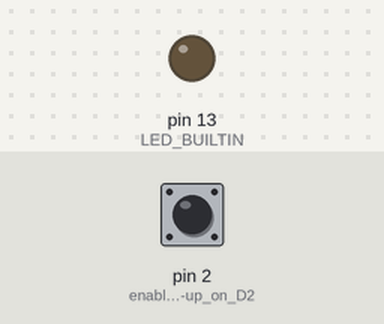
The sketch below on a simulated Arduino Uno, built with avr-gcc and run on an emulated ATmega328P. On the bench: output pins drawn as LEDs (lit = HIGH). Inputs (shaded band) come from the test bench; at power-on: pin 2 (enable_pull-up_on_D2) HIGH. Sleep ends after the set time or at an interrupt.

Above: at 5.0 s.
5.1 s: pin 2 (enable_pull-up_on_D2) pulled LOW for 0.15 s
At 6.8 s:
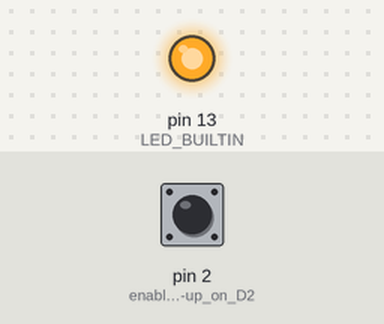
7.6 s: pin 2 (enable_pull-up_on_D2) pulled LOW for 1 s
At 9.8 s:
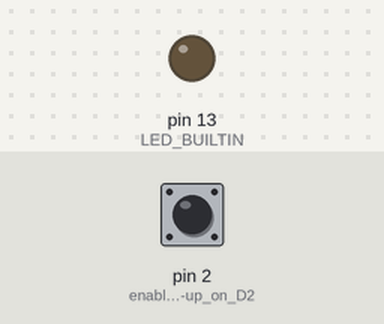
10.1 s: pin 2 (enable_pull-up_on_D2) pulled LOW for 3.2 s
At 11.8 s:
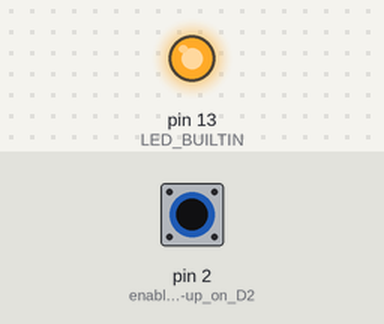
Timing chart, 0 to 13.3 s (numbered marks = the images above; inputs shaded):
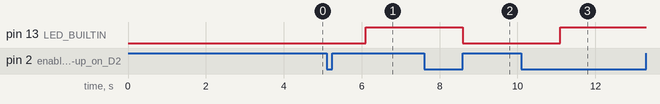

The sketch:

int_wakeup.ino
```cpp
#include <avr/sleep.h>

bool led_builtin_state = 0;
bool interrupt_received_flag = false;

void wake ()
{
	// cancel sleep as a precaution
	sleep_disable();
	// precautionary while we do other stuff
	detachInterrupt (0);

	interrupt_received_flag = true;

}  // end of wake

void setupInSleepingModeAndListenInterrupts()
{
	//COnfigure again for interrupts
	// disable ADC
	ADCSRA = 0;

	set_sleep_mode (SLEEP_MODE_PWR_DOWN);
	sleep_enable();

	// Do not interrupt before we go to sleep, or the
	// ISR will detach interrupts and we won't wake.
	noInterrupts();

	// will be called when pin D2 goes low
	attachInterrupt (0, wake, FALLING);
	EIFR = bit (INTF0);  // clear flag for interrupt 0

	// We are guaranteed that the sleep_cpu call will be done
	// as the processor executes the next instruction after
	// interrupts are turned on.
	interrupts ();  // one cycle
	sleep_cpu ();   // one cycle
}

void setup ()
{
	Serial.begin(9600);
	pinMode(2,INPUT);  // enable pull-up on D2
	pinMode(LED_BUILTIN, OUTPUT);

	setupInSleepingModeAndListenInterrupts(); // @suppress("Invalid arguments")

}  // end of setup

void loop ()
{
	if (interrupt_received_flag)
	{
		myDelay(1000); // @suppress("Invalid arguments")

		//code for wake function
		if(led_builtin_state)
		{
		  digitalWrite(LED_BUILTIN, LOW);
		  led_builtin_state = 0;
		}
		else
		{
		  digitalWrite(LED_BUILTIN, HIGH);
		  led_builtin_state = 1;
		}

		interrupt_received_flag = false;

		setupInSleepingModeAndListenInterrupts(); // @suppress("Invalid arguments")
	}

} // end of loop

void myDelay(unsigned long delayInMillis)
{
	unsigned long actualTime = millis();
	unsigned long deadTime = actualTime + delayInMillis;


	while (actualTime<deadTime)
	{
		actualTime = millis();
	}
}
```

Measured:
- after the input at 5.1 s, pin 13 (LED_BUILTIN): LOW → HIGH after 1.0 s
- after the input at 7.6 s, pin 13 (LED_BUILTIN): HIGH → LOW after 1.0 s
- after the input at 10.1 s, pin 13 (LED_BUILTIN): LOW → HIGH after 1.0 s
